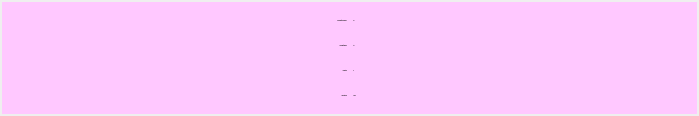
       <widget class="QWidget" name="scrollAreaWidgetContents_3">
        <property name="geometry">
         <rect>
          <x>0</x>
          <y>0</y>
          <width>699</width>
          <height>116</height>
         </rect>
        </property>
        <layout class="QGridLayout" name="gridLayout_3">
         <property name="leftMargin">
          <number>2</number>
         </property>
         <property name="topMargin">
          <number>2</number>
         </property>
         <property name="rightMargin">
          <number>2</number>
         </property>
         <property name="bottomMargin">
          <number>2</number>
         </property>
         <property name="spacing">
          <number>2</number>
         </property>
         <item row="0" column="0">
          <widget class="QWidget" name="widget_2" native="true">
           <property name="minimumSize">
            <size>
             <width>0</width>
             <height>0</height>
            </size>
           </property>
           <property name="styleSheet">
            <string notr="true">background-color: #ffc8ff;</string>
           </property>
           <layout class="QGridLayout" name="gridLayout_4">
            <item row="1" column="1">
             <widget class="QLabel" name="BestWayLabel">
              <property name="font">
               <font>
                <family>Arial Black</family>
                <pointsize>-1</pointsize>
                <bold>true</bold>
               </font>
              </property>
              <property name="styleSheet">
               <string notr="true">color: black</string>
              </property>
              <property name="text">
               <string>&gt;&gt;&gt;</string>
              </property>
             </widget>
            </item>
            <item row="0" column="0">
             <widget class="QLabel" name="label">
              <property name="font">
               <font>
                <family>Arial</family>
                <pointsize>-1</pointsize>
                <bold>true</bold>
               </font>
              </property>
              <property name="styleSheet">
               <string notr="true">color: black</string>
              </property>
              <property name="text">
               <string>Топовий результат:</string>
              </property>
              <property name="alignment">
               <set>Qt::AlignRight|Qt::AlignTrailing|Qt::AlignVCenter</set>
              </property>
             </widget>
            </item>
            <item row="1" column="0">
             <widget class="QLabel" name="label_3">
              <property name="font">
               <font>
                <family>Arial</family>
                <pointsize>-1</pointsize>
                <bold>true</bold>
               </font>
              </property>
              <property name="styleSheet">
               <string notr="true">color: black</string>
              </property>
              <property name="text">
               <string>Топовий шлях:</string>
              </property>
              <property name="alignment">
               <set>Qt::AlignRight|Qt::AlignTrailing|Qt::AlignVCenter</set>
              </property>
             </widget>
            </item>
            <item row="2" column="0">
             <widget class="QLabel" name="label_4">
              <property name="font">
               <font>
                <family>Arial</family>
                <pointsize>-1</pointsize>
                <bold>true</bold>
               </font>
              </property>
              <property name="styleSheet">
               <string notr="true">color: black</string>
              </property>
              <property name="text">
               <string>Ітерація:</string>
              </property>
              <property name="alignment">
               <set>Qt::AlignRight|Qt::AlignTrailing|Qt::AlignVCenter</set>
              </property>
             </widget>
            </item>
            <item row="0" column="1">
             <widget class="QLabel" name="BestResultLabel">
              <property name="font">
               <font>
                <family>Arial Black</family>
                <pointsize>-1</pointsize>
                <bold>true</bold>
               </font>
              </property>
              <property name="styleSheet">
               <string notr="true">color: black</string>
              </property>
              <property name="text">
               <string>1.0</string>
              </property>
             </widget>
            </item>
            <item row="2" column="1">
             <widget class="QLabel" name="CurrentIterationLabel">
              <property name="font">
               <font>
                <family>Arial Black</family>
                <pointsize>-1</pointsize>
                <bold>true</bold>
               </font>
              </property>
              <property name="styleSheet">
               <string notr="true">color: black</string>
              </property>
              <property name="text">
               <string>0</string>
              </property>
             </widget>
            </item>
            <item row="3" column="0">
             <widget class="QLabel" name="label_5">
              <property name="font">
               <font>
                <family>Arial</family>
                <pointsize>-1</pointsize>
                <bold>true</bold>
               </font>
              </property>
              <property name="styleSheet">
               <string notr="true">color: black</string>
              </property>
              <property name="text">
               <string>Покоління:</string>
              </property>
              <property name="alignment">
               <set>Qt::AlignRight|Qt::AlignTrailing|Qt::AlignVCenter</set>
              </property>
             </widget>
            </item>
            <item row="3" column="1">
             <widget class="QLabel" name="CurrentGenerationLabel">
              <property name="font">
               <font>
                <family>Arial Black</family>
                <pointsize>-1</pointsize>
                <bold>true</bold>
               </font>
              </property>
              <property name="styleSheet">
               <string notr="true">color: black</string>
              </property>
              <property name="text">
               <string>-1488</string>
              </property>
             </widget>
            </item>
           </layout>
          </widget>
         </item>
        </layout>
       </widget>
